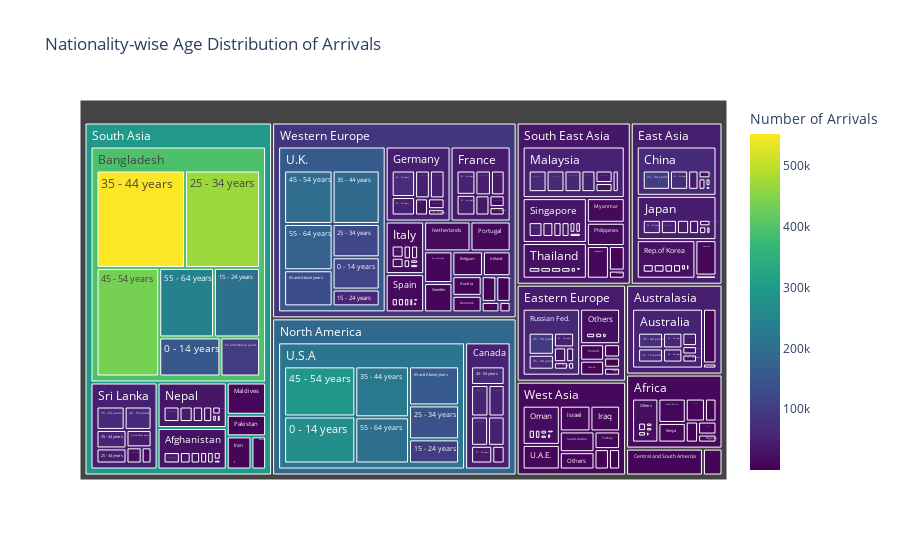

Here is the notebook cell this chart was saved with:
### Code cell
file_path = 'd:/Acads/6th Semester/DV/Lab 1/Tourism_In_India_Statistics_2018-Table_2.7.2.csv'
data = pd.read_csv(file_path)

data = data[~data['Country of Nationality'].str.contains('Total')]

age_groups = ['0 - 14 years', '15 - 24 years', '25 - 34 years', '35 - 44 years', '45 - 54 years', '55 - 64 years', '65 and Above years']
age_group_labels = ['0-14 years', '15-24 years', '25-34 years', '35-44 years', '45-54 years', '55-64 years', '65 and Above years']

melted_data = data.melt(id_vars=['Nationality', 'Country of Nationality', 'Arrivals'], value_vars=age_groups, var_name='Age Group', value_name='Percentage')

melted_data['Number of Arrivals'] = (melted_data['Arrivals'] * melted_data['Percentage'] / 100).astype(int)

fig = px.treemap(melted_data, path=['Nationality', 'Country of Nationality', 'Age Group'], values='Number of Arrivals',
                 color='Number of Arrivals', hover_data=['Percentage'],
                 color_continuous_scale='Viridis', title='Nationality-wise Age Distribution of Arrivals')

fig.show()

### Figure 1 — Plotly figure (JSON) as saved in the notebook; plotly's stock layout.template omitted (floating-point values rounded to 4 significant figures; data arrays with more than 128 entries replaced by an {"elided": "..."} marker saying what was removed)
{"data": [{"branchvalues": "total", "customdata": {"elided": "587x2 mixed values"}, "domain": {"x": [0, 1], "y": [0, 1]}, "hovertemplate": "labels=%{label}<br>Number of Arrivals_sum=%{value}<br>parent=%{parent}<br>id=%{id}<br>Percentage=%{customdata[0]}<br>Number of Arrivals=%{color}<extra></extra>", "ids": {"elided": "587 str values"}, "labels": {"elided": "587 str values"}, "marker": {"coloraxis": "coloraxis", "colors": {"elided": "587 float values"}}, "name": "", "parents": {"elided": "587 str values"}, "type": "treemap", "values": {"elided": "587 int values"}}], "layout": {"coloraxis": {"colorbar": {"title": {"text": "Number of Arrivals"}}, "colorscale": [[0, "#440154"], [0.1111, "#482878"], [0.2222, "#3e4989"], [0.3333, "#31688e"], [0.4444, "#26828e"], [0.5556, "#1f9e89"], [0.6667, "#35b779"], [0.7778, "#6ece58"], [0.8889, "#b5de2b"], [1, "#fde725"]]}, "legend": {"tracegroupgap": 0}, "title": {"text": "Nationality-wise Age Distribution of Arrivals"}}}
